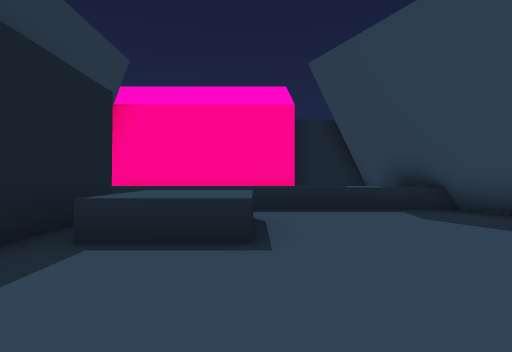
view 1 (above)

21 first-person views from a walk through a scene from a Unity 3-D project. The camera is 1.5 m above the floor, looks level and sees 80° across. The floor is counted in squares, 2 m on a side. Each view is taken from the middle of a square. On the plan, view 1 faces up. The plan holds only what a view shows up to about 10 squares ahead; the rest is blank. The place goes on beyond the plan. The player is left out. Some surface patterns are stand-ins.

view 2
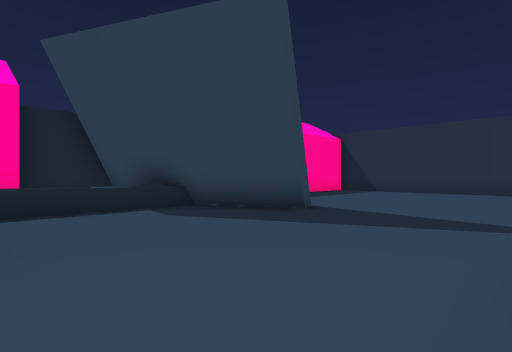

view 3
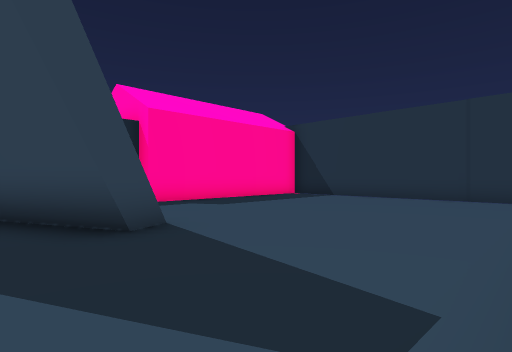

view 4
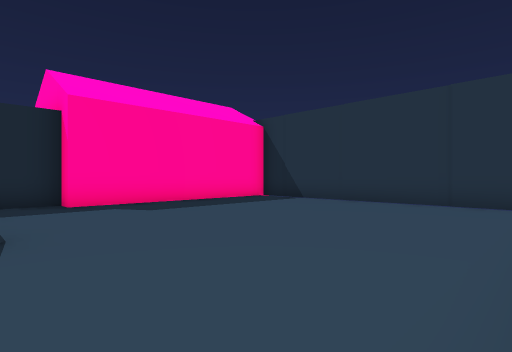

view 5
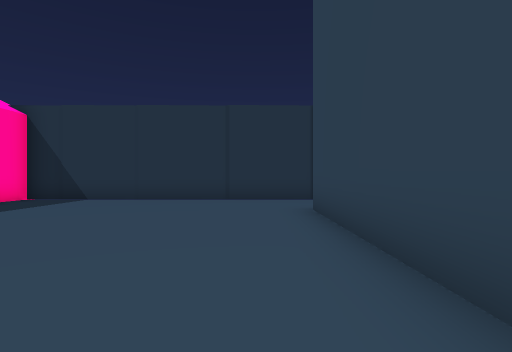

view 6
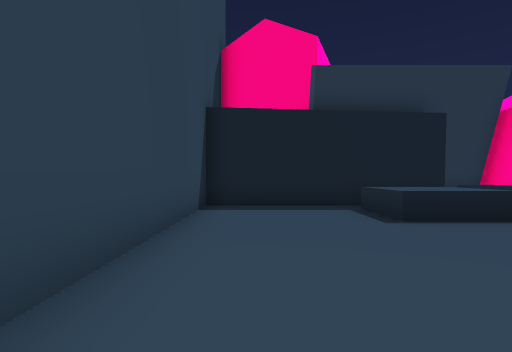

view 7
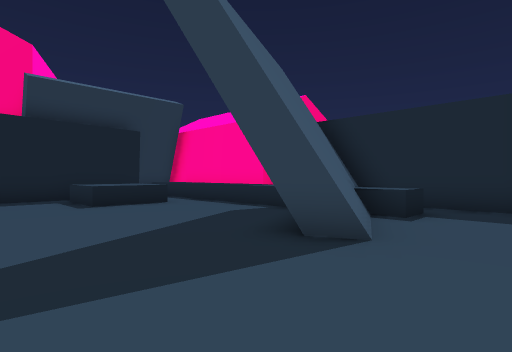

view 8
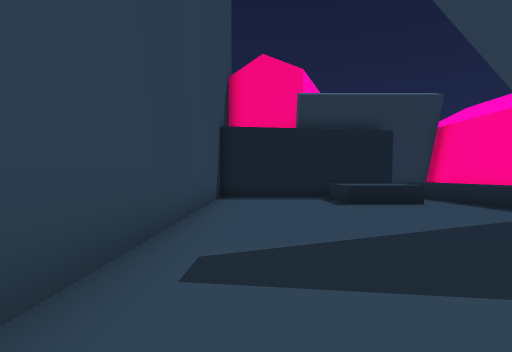

view 9
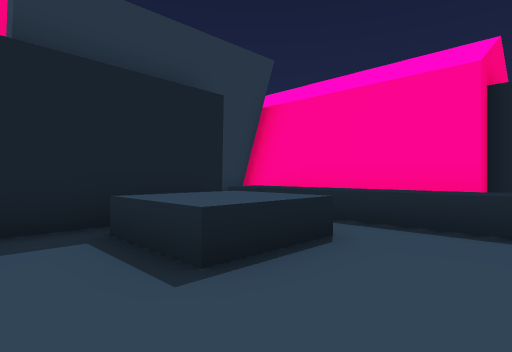

view 10
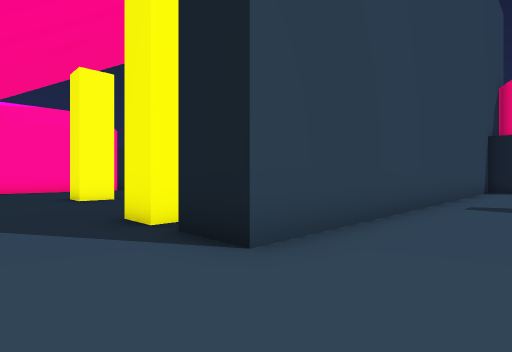

view 11
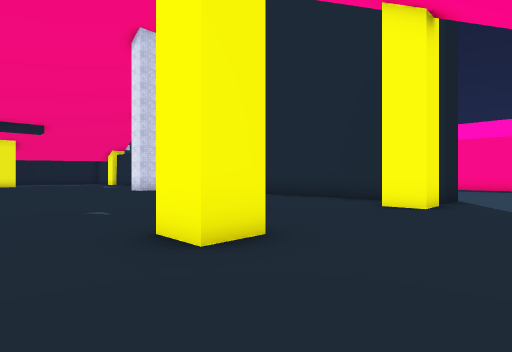

view 12
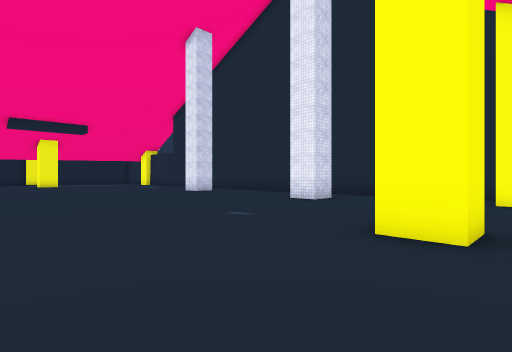

view 13
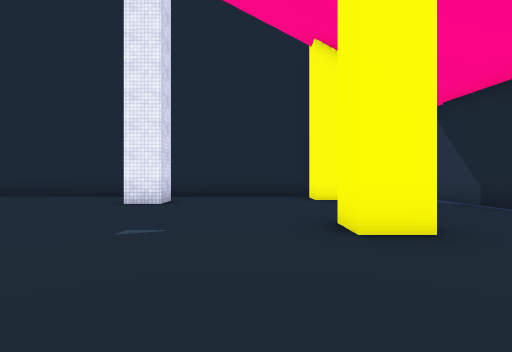

view 14
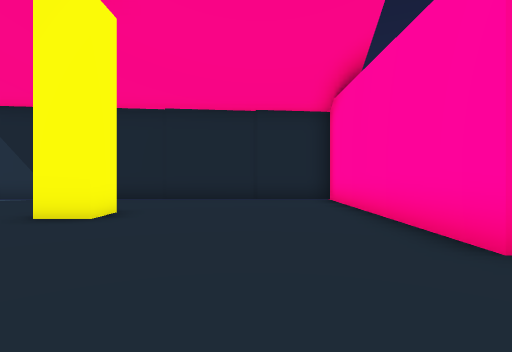

view 15
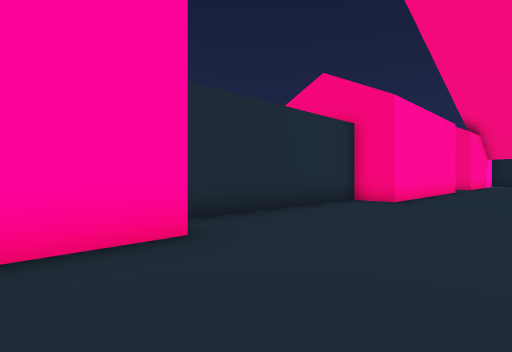

view 16
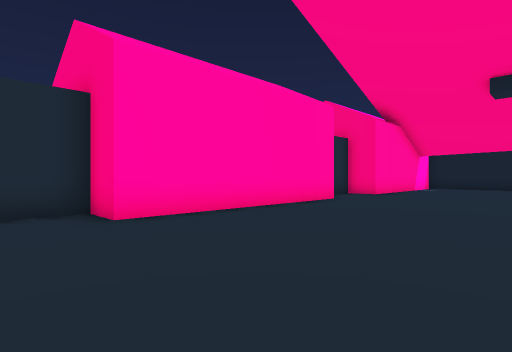

view 17
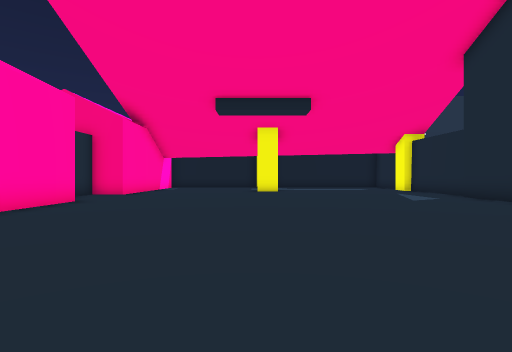

view 18
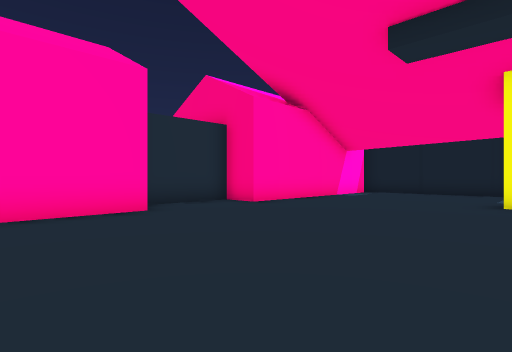

view 19
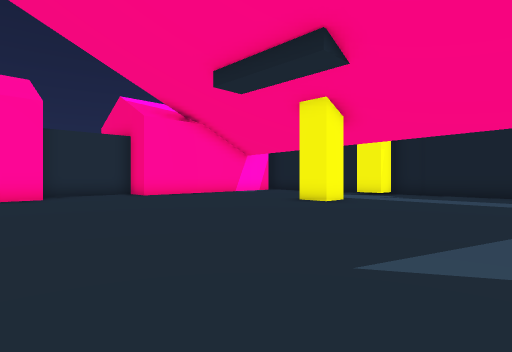

view 20
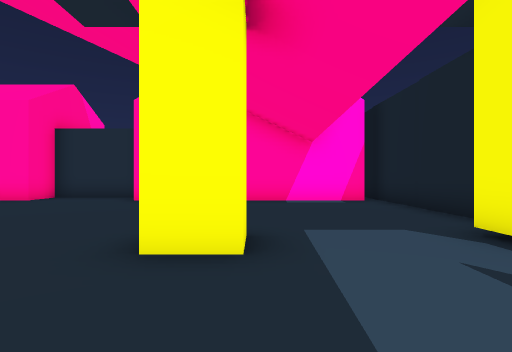

view 21
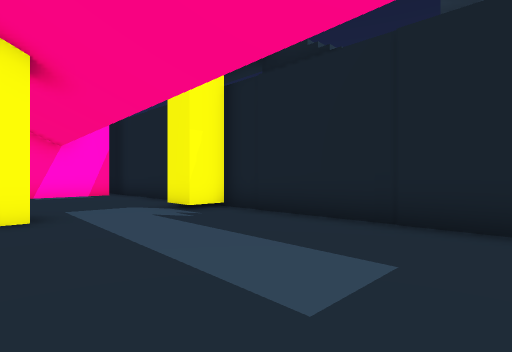

### Floor plan
Key: @ floor where view 1 was taken; # wall or solid block; . floor; ^ raised ledge; H house.
Columns run from 17 left of view 1 to 15 right of it. Each row starts with its distance up from view 1.
 11               HHH
 10               HHH
  9               HHHH######## HHH HH
  8             # .......#..........#
  7             # ^^^^^^^##^........#
  6                 ......#.........#
  5               #^^^....##........#
  4               #^^^....#.........#
  3               #.................#
  2               #.................#
  1               #.................#
  0               #..@..............#
 -1           ##  ###############...#
 -2 #.....    ...             ......#
 -3 #.....  ......    ....  ....#...#
 -4 #..............   .....#........#
 -5 #................  .............#
 -6 #.................  ............#
 -7 #..................  ...........#
 -8 ##...#..........................#
 -9 ##..........................#...#
-10 #...............................#
-11 #...............................#
-12 #...............................#
-13 #...............................#
-14 #.... ..........................#
-15 #HHHH   ...HHHHHHHH......HHHHHHH
-16         ###    HH #######
-17                 H

Where each view was taken, in squares from view 1:
view 1: 0 up, 0 right, facing up
view 2: 0 up, 0 right, facing up-right
view 3: 0 up, 4 right, facing up-right
view 4: 0 up, 6 right, facing up-right
view 5: 1 up, 5 right, facing right
view 6: 1 up, 5 right, facing left
view 7: 1 up, 8 right, facing up-left
view 8: 1 up, 8 right, facing left
view 9: 2 up, 2 right, facing up-left
view 10: 2 up, 14 right, facing down-left
view 11: 11 down, 14 right, facing up-left
view 12: 13 down, 12 right, facing up-left
view 13: 13 down, 9 right, facing up
view 14: 12 down, 5 right, facing right
view 15: 11 down, 10 right, facing down-left
view 16: 9 down, 3 right, facing down-left
view 17: 9 down, 3 right, facing left
view 18: 8 down, 3 left, facing down-left
view 19: 3 down, 4 left, facing down-left
view 20: 5 down, 13 left, facing down
view 21: 2 down, 12 left, facing down-left
